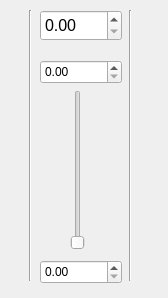
<?xml version="1.0" encoding="UTF-8"?>
<ui version="4.0">
 <class>SmartSlider</class>
 <widget class="QWidget" name="SmartSlider">
  <property name="geometry">
   <rect>
    <x>0</x>
    <y>0</y>
    <width>168</width>
    <height>298</height>
   </rect>
  </property>
  <property name="windowTitle">
   <string>Form</string>
  </property>
  <widget class="QSlider" name="slider">
   <property name="geometry">
    <rect>
     <x>70</x>
     <y>90</y>
     <width>16</width>
     <height>160</height>
    </rect>
   </property>
   <property name="orientation">
    <enum>Qt::Orientation::Vertical</enum>
   </property>
   <property name="invertedAppearance">
    <bool>false</bool>
   </property>
  </widget>
  <widget class="QDoubleSpinBox" name="spinMin">
   <property name="geometry">
    <rect>
     <x>40</x>
     <y>260</y>
     <width>82</width>
     <height>24</height>
    </rect>
   </property>
  </widget>
  <widget class="QDoubleSpinBox" name="spinMax">
   <property name="geometry">
    <rect>
     <x>40</x>
     <y>60</y>
     <width>82</width>
     <height>24</height>
    </rect>
   </property>
  </widget>
  <widget class="QDoubleSpinBox" name="spinValue">
   <property name="geometry">
    <rect>
     <x>40</x>
     <y>10</y>
     <width>82</width>
     <height>31</height>
    </rect>
   </property>
   <property name="font">
    <font>
     <pointsize>12</pointsize>
    </font>
   </property>
  </widget>
  <widget class="Line" name="line">
   <property name="geometry">
    <rect>
     <x>20</x>
     <y>10</y>
     <width>20</width>
     <height>271</height>
    </rect>
   </property>
   <property name="orientation">
    <enum>Qt::Orientation::Vertical</enum>
   </property>
  </widget>
  <widget class="Line" name="line_2">
   <property name="geometry">
    <rect>
     <x>120</x>
     <y>10</y>
     <width>20</width>
     <height>271</height>
    </rect>
   </property>
   <property name="orientation">
    <enum>Qt::Orientation::Vertical</enum>
   </property>
  </widget>
 </widget>
 <resources/>
 <connections/>
</ui>
